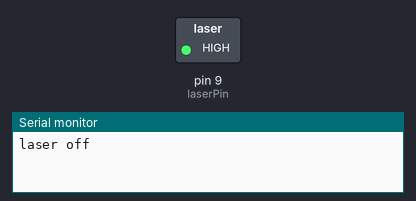
The sketch below on a simulated Arduino Leonardo, built with avr-gcc and run on an emulated ATmega32U4. Parts: switched loads named in the sketch (green lamp = pin HIGH), the last lines printed to the serial monitor.

Above: at 0.7 s.
At 5.2 s:
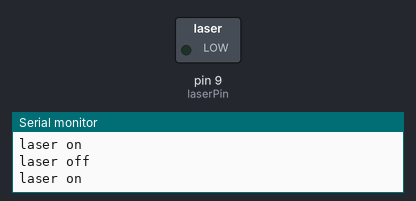
Timing chart, 0 to 6.9 s (numbered marks = the images above):
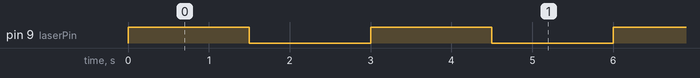

The sketch:

LaserEmiter.ino
```cpp
const  int laserPin= 9; //PWM pins , it used with arduino Leonardo but you can use this code with other boards
const int active = 255;


void setup() {
  pinMode(laserPin,OUTPUT);

}

void loop() {
 digitalWrite(laserPin, active);
 Serial.println("laser off");
 delay(1500);
 Serial.println("laser on");
 digitalWrite(laserPin, 0);
 delay(1500);

}
// this is a useless code! I just share it for fun!
```

Measured:
- by itself, pin 9 (laserPin): alternates HIGH for 1.5 s and LOW for 1.5 s
